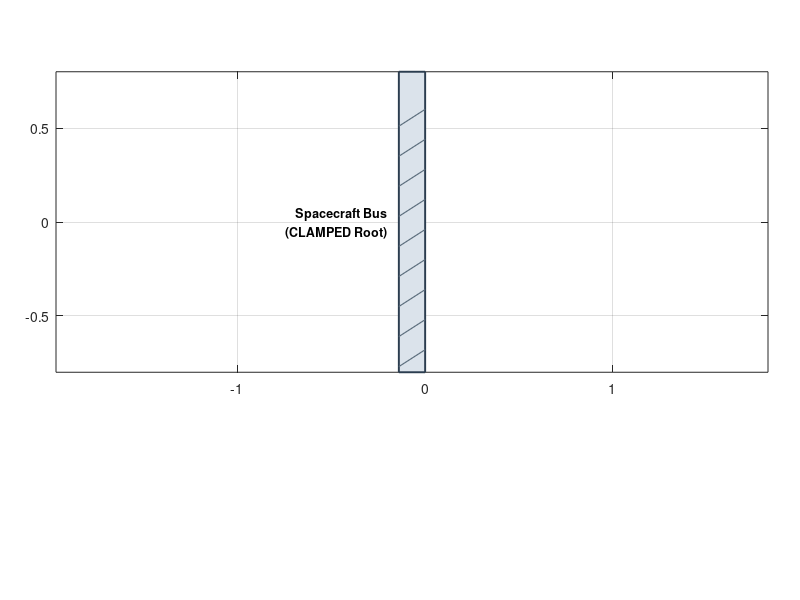

Write MATLAB code to recreate this figure. (Note: this script raises an error after producing the figure.)
%% draw_model_figure.m
% Opens a MATLAB figure showing the planar DER solar array model with
% nodal DOFs, elastic/damping force vectors, boundary conditions, and
% energy values drawn directly on the figure.

clear; clc; close all;

%% 1. Physical & Discretization Parameters
nPanels    = 3;
nHinges    = nPanels - 1;
L_panel    = 1.0;          % Rigid panel length [m]
L_hinge    = 0.12;         % Compliant hinge length [m]
EA_panel   = 1.0e6;        % Panel axial stiffness [N]
EA_hinge   = 1.0e5;        % Hinge axial stiffness [N]
EI_panel   = 1.0e4;        % Panel bending stiffness [N*m^2]
EI_hinge   = 5.0;          % Hinge bending stiffness [N*m^2]
c_damp     = 2.0;          % Viscous damping coefficient [N*s/m]
rootBC     = 'clamped';    % 'clamped' or 'pinned'

phi_init   = [0.45, -0.55, 0.50, -0.45]; % Initial folded turning angles [rad]
phi_target = zeros(1, 2*nPanels - 2);    % Deployed target turning angles [rad]

%% 2. Geometry, DOFs & Energies
segLengths = []; segEA = []; segEI = []; segTypes = {};
for p = 1:nPanels
    segLengths(end+1) = L_panel; segEA(end+1) = EA_panel; segEI(end+1) = EI_panel; segTypes{end+1} = 'panel'; %#ok<SAGROW>
    if p <= nHinges
        segLengths(end+1) = L_hinge; segEA(end+1) = EA_hinge; segEI(end+1) = EI_hinge; segTypes{end+1} = 'hinge'; %#ok<SAGROW>
    end
end

nEdges = numel(segLengths);
nNodes = nEdges + 1;
nDOFs  = 2 * nNodes;
l_bar  = segLengths(:);

x = zeros(2, nNodes);
theta = 0.0;
for e = 1:nEdges
    if e > 1 && (e - 1) <= numel(phi_init)
        theta = theta + phi_init(e - 1);
    end
    x(:, e+1) = x(:, e) + segLengths(e) * [cos(theta); sin(theta)];
end

if strcmpi(rootBC, 'clamped')
    fixedNodes = [1, 2]; % x_0 and x_1 fixed (1-based indices)
else
    fixedNodes = 1;      % only x_0 fixed
end

constrainedDOFs = [];
for fn = fixedNodes
    constrainedDOFs = [constrainedDOFs, 2*fn - 1, 2*fn]; %#ok<AGROW>
end
constrainedDOFs = unique(constrainedDOFs);
freeDOFs = setdiff(1:nDOFs, constrainedDOFs);

% Energies at current configuration
E_s = 0.0;
edgeVecs = zeros(2, nEdges);
for e = 1:nEdges
    ev = x(:, e+1) - x(:, e);
    edgeVecs(:, e) = ev;
    strain = (norm(ev) / l_bar(e)) - 1.0;
    E_s = E_s + 0.5 * segEA(e) * (strain^2) * l_bar(e);
end

E_b = 0.0;
for i = 2:(nNodes - 1)
    ep = edgeVecs(:, i-1);
    en = edgeVecs(:, i);
    phi_i = atan2(ep(1)*en(2) - ep(2)*en(1), dot(ep, en));
    EI_v = min(segEI(i-1), segEI(i));
    dl_v = 0.5 * (l_bar(i-1) + l_bar(i));
    E_b = E_b + 0.5 * (EI_v / dl_v) * ((phi_i - phi_target(i-1))^2);
end
E_tot = E_s + E_b;

%% 3. Draw Directly in a MATLAB Figure Window
fig = figure('Name', 'MAE-263F Solar Array Physical Model', ...
    'Color', 'w', 'Units', 'inches', 'Position', [1.5, 1.2, 10.5, 6.8]);
ax  = axes('Parent', fig, 'Position', [0.07, 0.34, 0.89, 0.58]);
hold(ax, 'on'); axis(ax, 'equal'); grid(ax, 'on'); box(ax, 'on');

% Spacecraft bus wall
wallW = 0.14;
yLim  = 0.80;
rectangle(ax, 'Position', [-wallW, -yLim, wallW, 2*yLim], ...
    'FaceColor', [0.86 0.89 0.92], 'EdgeColor', [0.17 0.24 0.31], 'LineWidth', 1.4);
for yh = (-yLim + 0.12):0.16:(yLim - 0.06)
    plot(ax, [-wallW, 0], [yh - 0.09, yh], 'Color', [0.36 0.43 0.49], 'LineWidth', 0.85);
end
text(ax, -wallW - 0.06, 0, {'Spacecraft Bus', sprintf('(%s Root)', upper(rootBC))}, ...
    'HorizontalAlignment', 'right', 'VerticalAlignment', 'middle', ...
    'FontWeight', 'bold', 'FontSize', 9);

% Segments
hPanel = gobjects(1); hHinge = gobjects(1);
for e = 1:nEdges
    if strcmp(segTypes{e}, 'panel')
        hPanel = plot(ax, x(1,[e,e+1]), x(2,[e,e+1]), '-', ...
            'Color', [0.10 0.31 0.46], 'LineWidth', 4.2);
    else
        hHinge = plot(ax, x(1,[e,e+1]), x(2,[e,e+1]), '-', ...
            'Color', [0.83 0.33 0.00], 'LineWidth', 4.8);
    end
end

% Nodes and DOF labels
yOffsets = [0.16, -0.18, 0.18, -0.20, 0.18, 0.16];
for i = 1:nNodes
    d1 = 2*i - 1;
    d2 = 2*i;
    isFixed = ismember(d1, constrainedDOFs) && ismember(d2, constrainedDOFs);
    if isFixed
        plot(ax, x(1,i), x(2,i), 's', 'MarkerSize', 8.5, ...
            'MarkerFaceColor', [0.17 0.24 0.31], 'MarkerEdgeColor', 'w', 'LineWidth', 1.2);
        tag = 'FIXED';
        col = [0.48 0.14 0.11];
    else
        plot(ax, x(1,i), x(2,i), 'o', 'MarkerSize', 7.5, ...
            'MarkerFaceColor', 'w', 'MarkerEdgeColor', [0.10 0.31 0.46], 'LineWidth', 1.5);
        tag = 'FREE';
        col = [0.10 0.31 0.46];
    end
    dy = yOffsets(min(i, numel(yOffsets)));
    text(ax, x(1,i), x(2,i) + dy, ...
        sprintf('x_%d [%s]\nDOFs %d,%d', i-1, tag, d1, d2), ...
        'HorizontalAlignment', 'center', 'VerticalAlignment', 'middle', ...
        'FontSize', 9, 'FontWeight', 'bold', 'Color', col);
end

% Elastic & damping force arrows on free nodes
for i = 3:nNodes
    sgn = 1;
    if mod(i, 2) == 1, sgn = -1; end
    quiver(ax, x(1,i), x(2,i), 0.07, sgn*0.16, 0, ...
        'Color', [0.12 0.52 0.28], 'LineWidth', 1.3, 'MaxHeadSize', 0.8);
    quiver(ax, x(1,i), x(2,i), -0.06, -sgn*0.10, 0, ...
        'Color', [0.56 0.27 0.68], 'LineWidth', 1.2, 'LineStyle', '--', 'MaxHeadSize', 0.8);
end

xlabel(ax, 'x Position [m]', 'FontSize', 10);
ylabel(ax, 'y Position [m]', 'FontSize', 10);
title(ax, sprintf('Solar Array Sketch (N = %d Nodes, %d Total DOFs)', nNodes, nDOFs), ...
    'FontSize', 12, 'FontWeight', 'bold');
xlim(ax, [-0.95, 3.45]);
ylim(ax, [-0.88, 0.88]);

hFel = plot(ax, nan, nan, '-', 'Color', [0.12 0.52 0.28], 'LineWidth', 1.4);
hFdp = plot(ax, nan, nan, '--', 'Color', [0.56 0.27 0.68], 'LineWidth', 1.3);
legend(ax, [hPanel, hHinge, hFel, hFdp], ...
    {'Rigid Panel Segment', 'Compliant Hinge Segment', ...
    'Elastic Force F^{elastic}_i = -\nabla_{x_i} E_{total}', ...
    'Damping Force F^{damp}_i = -c \dot{x}_i'}, ...
    'Location', 'southeast', 'FontSize', 9);
% Summary text boxes drawn inside the MATLAB figure below the axes
boxTop = 0.22;
boxBg  = [0.97 0.98 0.99];
boxEc  = [0.36 0.43 0.49];

bcStr = { ...
    sprintf('Boundary Conditions (%s Root)', upper(rootBC)), ...
    sprintf('• Fixed Root: x_0 = [0,0], x_1 = [%.1f,0]', L_panel), ...
    sprintf('• Constrained DOFs: [%s]', num2str(constrainedDOFs)), ...
    sprintf('• Free Tip (Node %d): F_{ext} = 0, M_{tip} = 0', nNodes-1)};

dofStr = { ...
    'Degrees of Freedom (DOFs)', ...
    sprintf('• Total DOFs (2N): %d  (DOFs 1..%d)', nDOFs, nDOFs), ...
    sprintf('• Constrained (%d): [%s]', numel(constrainedDOFs), num2str(constrainedDOFs)), ...
    sprintf('• Free DOFs (%d): %d..%d', numel(freeDOFs), freeDOFs(1), freeDOFs(end))};

enStr = { ...
    'Forces & Energies (t = 0)', ...
    '• F^{elastic} = -\nabla E_{total}(q),  F^{damp} = -c v', ...
    sprintf('• Stretching E_s = %.3e J', E_s), ...
    sprintf('• Bending E_b = %.3f J | E_{total} = %.3f J', E_b, E_tot)};

annotation(fig, 'textbox', [0.04, boxTop-0.18, 0.29, 0.18], 'String', bcStr, ...
    'FitBoxToText', 'off', 'BackgroundColor', boxBg, 'EdgeColor', boxEc, 'FontSize', 9.5);
annotation(fig, 'textbox', [0.36, boxTop-0.18, 0.28, 0.18], 'String', dofStr, ...
    'FitBoxToText', 'off', 'BackgroundColor', boxBg, 'EdgeColor', boxEc, 'FontSize', 9.5);
annotation(fig, 'textbox', [0.67, boxTop-0.18, 0.29, 0.18], 'String', enStr, ...
    'FitBoxToText', 'off', 'BackgroundColor', boxBg, 'EdgeColor', boxEc, 'FontSize', 9.5);
